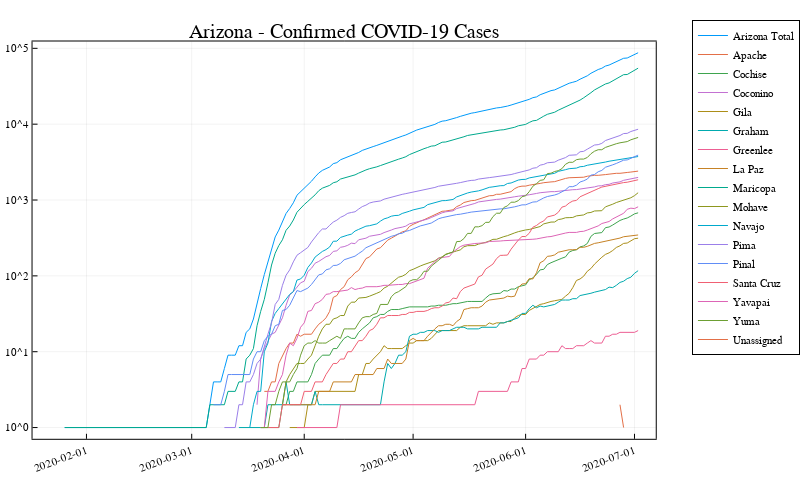

Notebook code cell kept with this figure:
### Markdown cell above
## Plot COVID-19 Data for specific state

### Code cell
ind = findall(state .== "Arizona");
confirmed = [Float64.(covid19us[ind[i]].confirmed) for i in 1:length(ind)];
totalconfirmed = Float64.(deepcopy(confirmed[1]));
for i = 2:length(confirmed)
    totalconfirmed .= totalconfirmed .+ confirmed[i];
end
ind0 = findall(totalconfirmed .== 0);
totalconfirmed[ind0] .= NaN

tind = 1:length(covid19us[ind[1]].confirmed);
t = covid19us[ind[1]].time[tind];

pCOVID19 = plot(t, totalconfirmed, label=state[ind[1]] * " Total")
for i = 1:length(ind)
    confirmi = Float64.(deepcopy(covid19us[ind[i]].confirmed[tind]));
    ind0 = findall(confirmi .== 0);
    confirmi[ind0] .= NaN;
    plot!(covid19us[ind[i]].time[tind], confirmi, label=county[ind[i]])
end
#plot!(ylim=(0,5))
plot(pCOVID19, xrotation=20, size=(800,500), legend=:outertopright, yscale=:log10, framestyle=:box, title=state[ind[1]] * " - Confirmed COVID-19 Cases")
